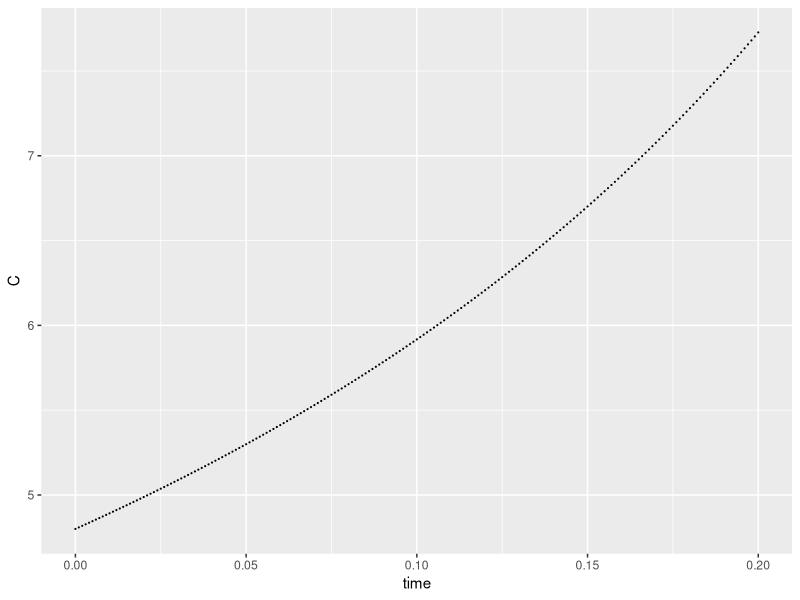

Generate this figure with R:
## ---- chunk 1
#| eval: true
#| echo: false
library(kableExtra)
## ---- chunk 2
#| echo: false
t_0 <- data.frame(t = 0, P = 0.2, 'dPdt' = 0.024)

kable(t_0) |> 
  kable_styling(full_width = FALSE)
## ---- chunk 3
#| echo: false
t_1 <- data.frame(t = c(0,1), P = c(0.2, 0.224), 'dPdt' = c(0.024, 0.02473))

kable(t_1) |> 
  kable_styling(full_width = FALSE)
## ---- chunk 4
#| echo: false
t_2 <- data.frame(t = c(0,1,2), P = c(0.2, 0.224, 0.24873), 'dPdt' = c(0.024, 0.02473, 0.024999))

kable(t_2) |> 
  kable_styling(full_width = FALSE)
## ---- chunk 5
#| message: false
#| warning: false
# load packages ----
library(deSolve)
library(tidyverse)
## ---- chunk 6
# Create a time sequence ----
time_seq <- seq(from = 0, to = 0.2, by = 0.001)
## ---- chunk 7
# Set some parameter values (these can change - keep it in mind) ----
parameter_example <- c(lambda = 0.4, delta = 0.06)

# Set the initial conditions ----
init_cond_example <- c(C = 4.8)
## ---- chunk 8
# Prepare differential equation(s) as a function, which take three arguments aka inputs (a sequence of time steps, a vector of our initial conditions, and a vector of our parameter values) ----
df_equation_example <- function(time_seq, init_cond_example, parameter_example) {
  
  # using our initial conditions and parameter values ....
  with(as.list(c(init_cond_example, parameter_example)), {
    
    # ... estimate the numerical solutions to this differential equation....
    dCdt = lambda * C^2 - 3.1 * delta
    
    # ...and return a list of approximated solutions calculated at each time step for all equations (here we only have 1 equation that we're solving for)
    return(list(c(dCdt)))
    
  })
}
## ---- chunk 9
# Find the approximate solution using `deSolve::ode()` ----
approx_df_example <- ode(y = init_cond_example,
                         times = time_seq, 
                         func = df_equation_example, 
                         parms = parameter_example)

# Check the class ----
class(approx_df_example)

# We really want this to be a data frame for plotting (more to come in EDS 221) ----
approx_df_example <- data.frame(approx_df_example)
class(approx_df_example) # you might also consider looking at it using `View(approx_df_example)`

# Plot it ----
ggplot(data = approx_df_example, aes(x = time, y = C)) +
  geom_point(size = 0.1)
